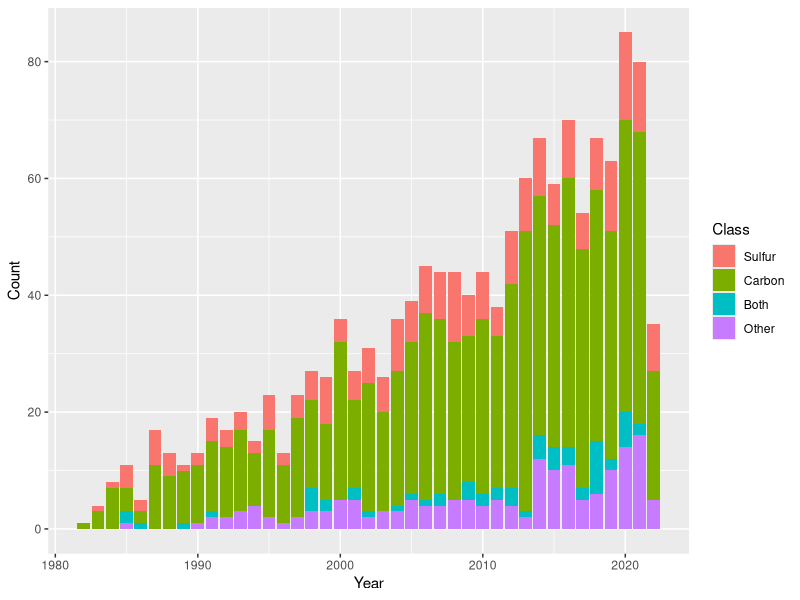
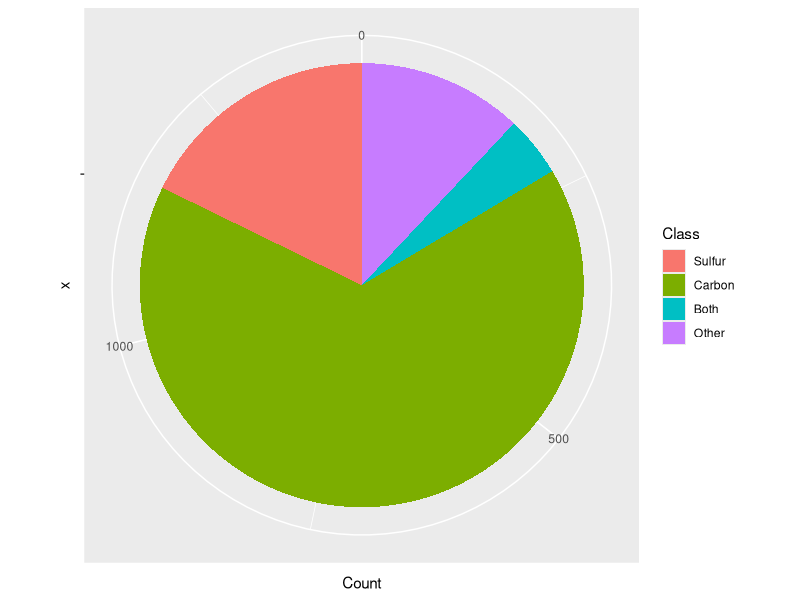
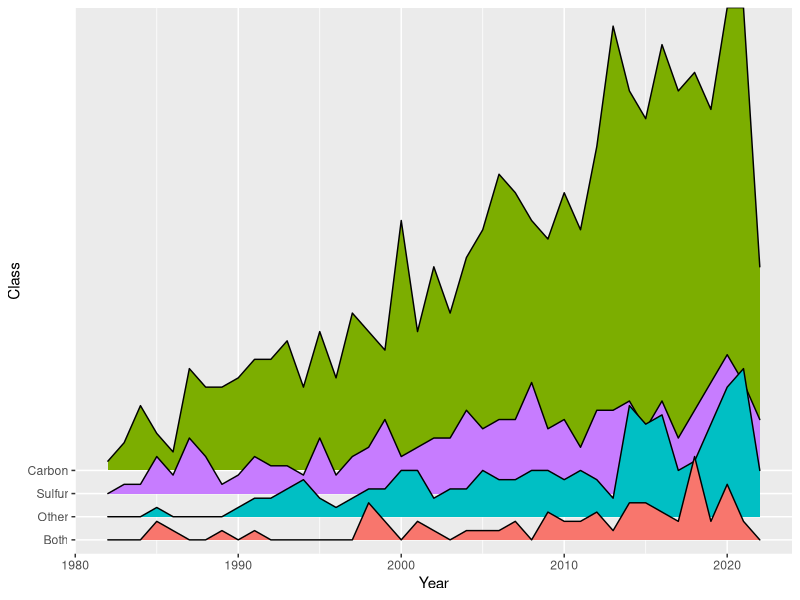
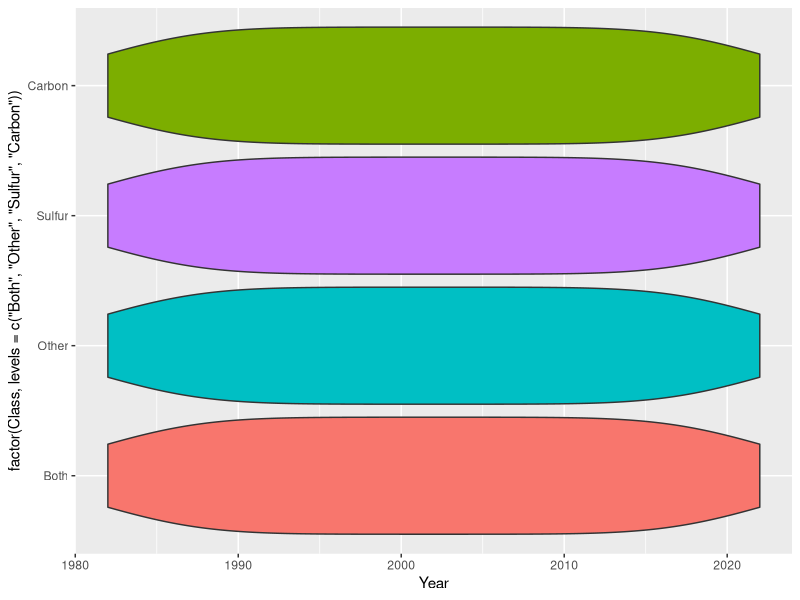

The R source for these figures, in order:
library("tidyverse") # Used for coding style
library("afex")      # Perform stats (ANOVAs)
library("emmeans")   # Calculates estimated marginal means
library("writexl")   # Produces Excel files from R data
library("readxl")    # Load Excel files into R
library("ggridges")  # Add ridge plots.

data <- read_xlsx("Jorgenson.xlsx") # import data from xlsx

# Stacked Box Plot
ggplot(data, aes(x = Year, y = Count, fill = factor(Class, levels=c("Sulfur", "Carbon", "Both", "Other")))) + #Forces manual ordering rather than alphabetical of legend 
  geom_bar(stat = "identity") + #removes y axis of class
  labs(fill = "Class") # Adds a legend header

# Pie Chart. Pie charts are boring maybe we can do a gridplot or something?
ggplot(data, aes(x = "", y = Count, fill = factor(Class, levels=c("Sulfur", "Carbon", "Both", "Other")))) +
  geom_col() +
  coord_polar(theta = "y") +
  labs(fill = "Class") # Adds a legend header.

# Density Plot
ggplot(data, aes(x=Year, y=factor(Class, levels=c("Both", "Other", "Sulfur", "Carbon")), height = Count, fill = Class))+
  geom_density_ridges(stat = "identity", scale = 20) +
  theme(legend.position = "none") +
  labs(y = "Class") # Renames-the Y axis.

# Why is it so WIDE! Also why are all of the data the SAMEEEEEE. Violin plot would look really cool though.
ggplot(data, aes(x=Year, y=factor(Class, levels=c("Both", "Other", "Sulfur", "Carbon")), height = Count, fill = Class))+
  geom_violin() +
  theme(legend.position = "none") +
  labs(fill = "Class") # Adds a legend header.
